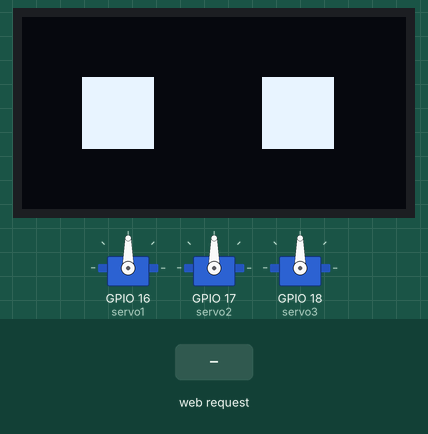
The sketch below on a simulated ESP32. Shown: 3 × servo, 128×64 one-colour display. Inputs (shaded band) come from the test bench. WiFi joins after 1.5 s; servers stay silent unless stated; what the sketch prints to the serial monitor is not drawn.

Above: at 3.27 s.
3.3 s: HTTP request GET /command?command=left received
At 7.1 s:
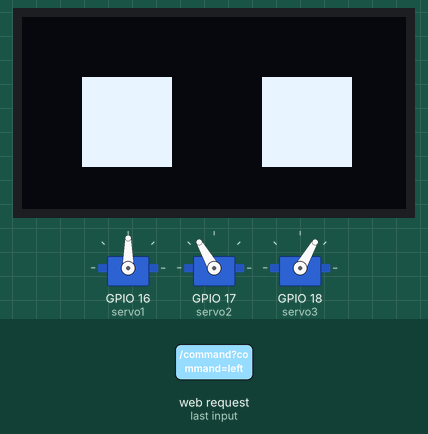
7.3 s: HTTP request GET /command?command=right received
At 12.1 s:
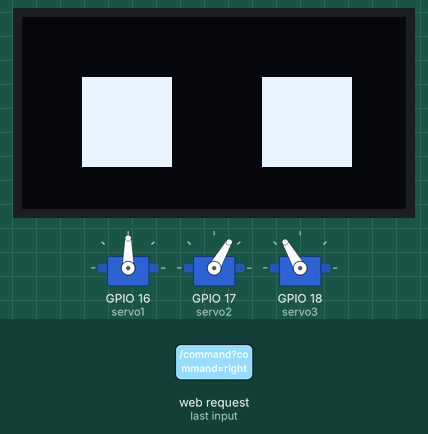
12.4 s: HTTP request GET /command?command=forward received
At 14.5 s:
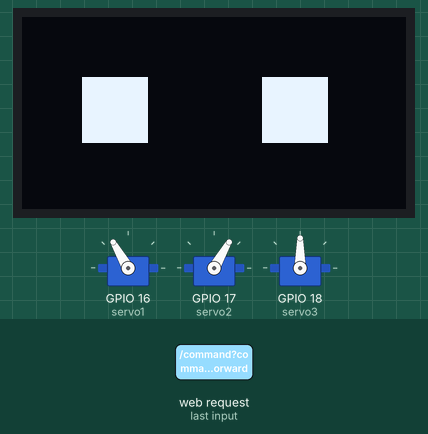
15.6 s: HTTP request GET /command?command=backward received
At 17.77 s:
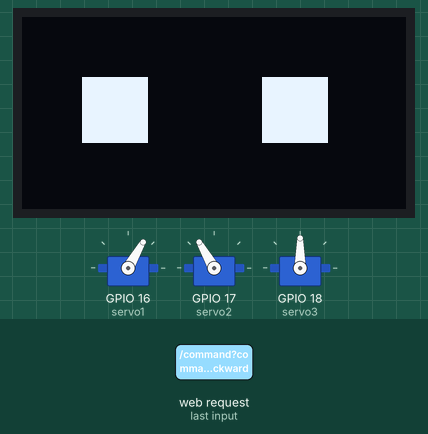
Timing chart, 0 to 19.3 s (numbered marks = the images above; inputs shaded):
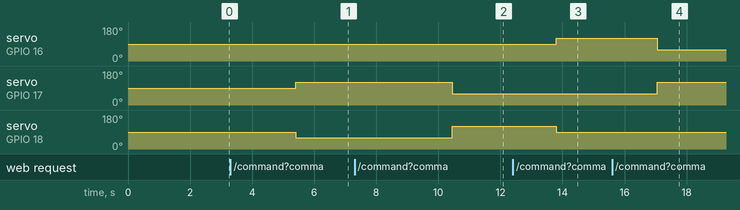

The sketch:

final.ino
```cpp
#include <WiFi.h>
#include <WebServer.h>
#include <ESP32Servo.h>
#include <Wire.h>
#include <Adafruit_GFX.h>
#include <Adafruit_SH110X.h>

#define i2c_Address 0x3C // Typically eBay OLED's
//#define i2c_Address 0x3D // Typically Adafruit OLED's

#define SCREEN_WIDTH 128 // OLED display width, in pixels
#define SCREEN_HEIGHT 64 // OLED display height, in pixels
#define OLED_RESET -1    // QT-PY / XIAO

// Create an SH1106 display object connected to I2C
Adafruit_SH1106G display(SCREEN_WIDTH, SCREEN_HEIGHT, &Wire, OLED_RESET);


Servo servo1;
Servo servo2;
Servo servo3;

// Replace with your network credentials
const char* ssid = "realme 11 Pro+ 5G";
const char* password = "987654321";

// HTTP server instance
WebServer server(80);

// Command handler
void handleCommand() {
  String command = server.arg("command"); // Get command from request
  Serial.println("Received command: " + command);

  // Perform actions based on the command
  if (command == "forward") {
    moveForward();
  } else if (command == "backward") {
    moveBackward();
  } else if (command == "left") {
    turnLeft();
  } else if (command == "right") {
    turnRight();
  } else if (command == "stop") {
    stopMovement();
  } else {
    Serial.println("Unknown command");
  }

  // Add CORS header and send response
  server.sendHeader("Access-Control-Allow-Origin", "*");
  server.send(200, "text/plain", "Command received and executed");
}

// Handle CORS preflight requests
void handleCors() {
  server.sendHeader("Access-Control-Allow-Origin", "*");
  server.sendHeader("Access-Control-Allow-Methods", "GET, POST, OPTIONS");
  server.sendHeader("Access-Control-Allow-Headers", "Content-Type");
  server.send(204); // No Content
}

// Initialize WiFi
void initWiFi() {
  WiFi.mode(WIFI_STA);
  WiFi.begin(ssid, password);
  Serial.print("Connecting to WiFi ..");
  while (WiFi.status() != WL_CONNECTED) {
    Serial.print('.');
    delay(1000);
  }
  Serial.println("\nConnected to WiFi");
  Serial.println("ESP32 IP address: " + WiFi.localIP().toString());
}
void drawEyes(int width, int height, int leftEyeX, int rightEyeX) {
  display.clearDisplay();

  // Draw the left eye
  int leftEyeY = 20;
  display.fillRect(leftEyeX, leftEyeY, width, height, SH110X_WHITE);

  // Draw the right eye
  int rightEyeY = 20;
  display.fillRect(rightEyeX, rightEyeY, width, height, SH110X_WHITE);

  display.display();
}

// Function to animate eyes moving to the left
void eyesLeft() {
  for (int leftEyeX = 20, rightEyeX = 80; leftEyeX >= 5; --leftEyeX, --rightEyeX) {
    drawEyes(30, 30, leftEyeX, rightEyeX);
    delay(50); // Delay for smooth animation
  }
  delay(500); // Pause for 5 seconds after the movement
}

void eyesLeftback() {
  for (int leftEyeX = 5, rightEyeX = 65; leftEyeX <= 20; ++leftEyeX, ++rightEyeX) {
    drawEyes(30, 30, leftEyeX, rightEyeX);
    delay(50); // Delay for smooth animation
  }
  delay(500); // Pause for 1 second after the movement
}

// Function to animate eyes moving to the right
void eyesRight() {
  for (int leftEyeX = 20, rightEyeX = 80; leftEyeX <= 35; ++leftEyeX, ++rightEyeX) {
    drawEyes(30, 30, leftEyeX, rightEyeX);
    delay(50); // Delay for smooth animation
  }
  delay(500); // Pause for 5 seconds after the movement
}

void eyesRightback() {
  for (int leftEyeX = 35, rightEyeX = 95; leftEyeX >= 20; --leftEyeX, --rightEyeX) {
    drawEyes(30, 30, leftEyeX, rightEyeX);
    delay(50); // Delay for smooth animation
  }
  delay(500); // Pause for 1 second after the movement
}
void setup() {
  Serial.begin(115200);
  initWiFi();

  // Handle CORS preflight requests
  server.on("/command", HTTP_OPTIONS, handleCors);

  // Handle GET requests
  server.on("/command", HTTP_GET, handleCommand);

  // Start the server
  server.begin();
  Serial.println("HTTP server started");

  servo1.attach(16);
  servo2.attach(17);
  servo3.attach(18);

  // Initialize the display
  if (!display.begin(i2c_Address)) {
    Serial.println(F("SH1106 allocation failed"));
    for (;;);
  }

  display.clearDisplay();

  // Draw initial eyes
  drawEyes(30, 30, 20, 80);
}

// Function to move forward
void moveForward() {
  Serial.println("Action: Moving forward");
  servo1.write(120); // Adjust values for appropriate speed/direction
  servo2.write(60);
  servo3.write(90);  // Neutral for servo3
}

// Function to move backward
void moveBackward() {
  Serial.println("Action: Moving backward");
  servo1.write(60);  // Reverse direction
  servo2.write(120); // Reverse direction
  servo3.write(90);  // Neutral for servo3
}

// Function to turn left
void turnLeft() {
  Serial.println("Action: Turning left");
  eyesLeft();
  servo1.write(90);  // Neutral for servo1
  servo2.write(120); // Spin in one direction
  servo3.write(60);  // Spin in the opposite direction
  eyesLeftback();

}

// Function to turn right
void turnRight() {
  Serial.println("Action: Turning right");
  eyesRight();
  servo1.write(90);  // Neutral for servo1
  servo2.write(60);  // Spin in one direction
  servo3.write(120); // Spin in the opposite direction
  eyesRightback();

}

// Function to stop movement
void stopMovement() {
  Serial.println("Action: Stopping movement");
  servo1.write(90); // Stop
  servo2.write(90); // Stop
  servo3.write(90); // Stop
}

void loop() {
  server.handleClient(); // Handle incoming HTTP requests
  // Animate the blink
  for (int size = 30; size > 20; size -= 2) { // Gradually reduce the size
    drawEyes(size, size, 20, 80);
    delay(100); // Delay to control the animation speed
  }

  delay(250); // Pause for a moment while eyes are closed

  // Reopen the eyes
  for (int size = 20; size <= 30; size += 2) {
    drawEyes(size, size, 20, 80);
    delay(100); // Delay to control the animation speed
  }

}
```

Measured:
- after the input at 3.3 s, servo on GPIO 17 (servo2): 90° → 120° after 2.1 s; servo on GPIO 18 (servo3): 90° → 60° after 2.1 s
- after the input at 7.3 s, servo on GPIO 17 (servo2): 120° → 60° after 3.2 s; servo on GPIO 18 (servo3): 60° → 120° after 3.2 s
- after the input at 12.4 s, servo on GPIO 16 (servo1): 90° → 120° after 1.4 s; servo on GPIO 18 (servo3): 120° → 90° after 1.4 s
- after the input at 15.6 s, servo on GPIO 16 (servo1): 120° → 60° after 1.5 s; servo on GPIO 17 (servo2): 60° → 120° after 1.5 s
- what the display in image 1 shows lasts 0.7 s, from 6.6 s to 7.3 s
